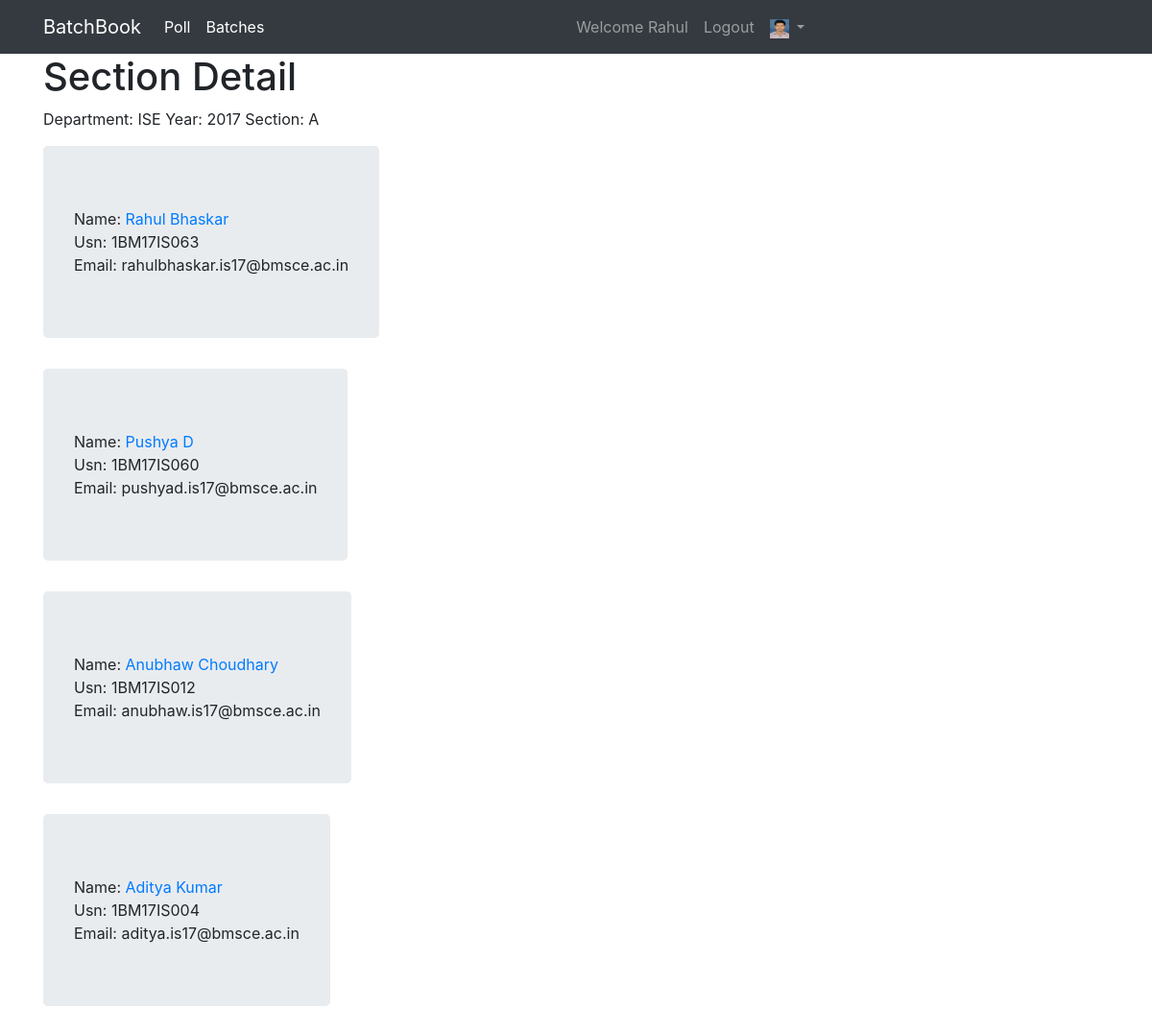
/batch/ISE/2017/A/detail/ (signed in), run on the app's committed database.
### accounts/models.py (models this page shows, shortened)
class Student(AbstractBaseUser, PermissionsMixin):
    INFORMATION_SCIENCE = 'ISE'
    COMPUTER_SCIENCE = 'CSE'
    DEPARTMENT = (
        (INFORMATION_SCIENCE, 'Information Science Engg.'),
        (COMPUTER_SCIENCE, 'Computer Science Engg.'),
    )
    YEAR_CHOICES = [(2015, 2015),(2016,2016),(2017, 2017), (2018, 2018), (2019, 2019), (2020, 2020), (2021, 2021)]
    email = models.EmailField(
        "College Email",
        validators = [email_validator,],
        unique=True
    )
    usn = models.CharField(
        max_length=11,
        unique=True,
        validators=[RegexValidator(
            regex=USN_REGEX,
            message='Please enter valid USN.(must be in capital letter)',
            code='usn_err'
        ),]
    )
    first_name = models.CharField(max_length=30, null=True)
    middle_name = models.CharField(max_length=30, blank=True, null=True)
    last_name = models.CharField(max_length=30, null=True)
    dob = models.DateField("date of birth", null=True)
    department = models.CharField(
        max_length=3,
        choices = DEPARTMENT,
        null = True
    )
    profile_img = models.ImageField(
        upload_to=upload_image_path,
        default='profile_pics/default/default.jpg',
    )
    year = models.IntegerField(
        'Year',
        choices=YEAR_CHOICES,
        help_text="Year which you joined the college.",
        null= True
    )
    batch = models.ForeignKey(BatchModel, related_name='students', on_delete=models.CASCADE, null=True)
    is_active = models.BooleanField(default=True)
    is_staff = models.BooleanField('class representative',default=False)
    is_superuser = models.BooleanField('administrator',default=False)
    objects = StudentManager()
    USERNAME_FIELD = 'email'
    REQUIRED_FIELDS = ['usn']
    class Meta:
        verbose_name='student'
        verbose_name_plural='students'
    def get_full_name(self):
        if self.middle_name != None and self.last_name != None:
            return "{fn} {mn} {ln}".format(
                fn = self.first_name,
                mn = self.middle_name,
                ln = self.last_name
            )
        elif self.last_name != None:
            return "{fn} {ln}".format(
                fn=self.first_name,
                ln=self.last_name
            )
        else:
            return self.get_short_name()

### batch/models.py (models this page shows, shortened)
class BatchModel(models.Model):
    INFORMATION_SCIENCE = 'ISE'
    COMPUTER_SCIENCE = 'CSE'
    DEPARTMENT = (
        (INFORMATION_SCIENCE, 'Information Science Engg.'),
        (COMPUTER_SCIENCE, 'Computer Science Engg.'),
    )
    YEAR_CHOICES = [(2015, 2015), (2016, 2016), (2017, 2017),
                    (2018, 2018), (2019, 2019), (2020, 2020)]
    A_SECTION = "A"
    B_SECTION = "B"
    C_SECTION = "C"
    D_SECTION = "D"
    SECTION = (
        (A_SECTION, "A Section"),
        (B_SECTION, "B Section"),
        (C_SECTION, "C Section"),
        (D_SECTION, "D Section"),
    )
    department = models.CharField(max_length=3, choices=DEPARTMENT)
    year = models.IntegerField(choices=YEAR_CHOICES, help_text="Year of joining college")
    section = models.CharField(max_length = 1, choices=SECTION)
    class Meta:
        verbose_name = "Batch"
        verbose_name_plural = "Batches"
        unique_together = ('department', 'year', 'section')
        ordering = ['department', 'year', 'section']

### batch/views.py (the view)
class BatchDetailView(DetailView):
    model = BatchModel
    context_object_name = 'batch'
    template_name = "batch/batch_detail.html"
    def get_object(self, *args, **kwargs):
        department = self.kwargs.get('department')
        year =  self.kwargs.get('year')
        section = self.kwargs.get('section')
        return self.model.objects.get(
            department__iexact=department,
            year = year,
            section = section
        )

### batch/templates/batch/batch_detail.html (shortened to what this page needs)
{% extends parent_template|default:'batch/base_batch.html' %}
{% block content %}
<h1>Section Detail</h1>
<p>Department: {{batch.department}} Year: {{batch.year}} Section: {{batch.section}}</p>
{% for student in batch.students.all %}
<div class="stu_detail jumbotron" style="width:max-content">
    Name: <a href="{% url 'student:profile_public' student.usn %}">{{student.get_full_name}}</a> <br>
    Usn: {{student.usn}} <br>
    Email: {{student.email}} <br>
</div>
{% endfor %}
{% endblock content %}

### templates/navbar.html (shortened to what this page needs)
<nav class="navbar navbar-expand-lg navbar-dark bg-dark">
    <div class="container">
        <a class="navbar-brand" href="{% url 'index' %}">BatchBook</a>
        <div class="collapse navbar-collapse" id="navbarSupportedContent">
            <ul class="navbar-nav mr-auto">
                <li class="nav-item active">
                    <a class="nav-link" href="{% url 'poll:poll_list' %}">Poll
                    </a>
                </li>
                <li class="nav-item active">
                    <a class="nav-link" href="{% url 'batch:batch_list' %}">Batches
                    </a>
                </li>
            </ul>
            <ul class="navbar-nav mr-auto navbar-right">
                {% if user.is_authenticated %}
                <li class="nav-item">
                    <a href="{% url 'student:profile' %}" class="nav-link">Welcome {{user.first_name}}</a>
                </li>
                <li class="nav-item">
                    <a href="{% url 'student:logout' %}?next={{request.path}}" class="nav-link">Logout</a>
                </li>
                <li class="nav-item dropdown">
                    <a class="nav-link dropdown-toggle" href="#" id="navbarDropdown" role="button" data-toggle="dropdown" aria-haspopup="true"
                        aria-expanded="false">
                        {% if user.is_authenticated %}
                        <img src="{{user.profile_img.url}}" alt="options" width="20" height="20">
                        {% else %}
                        <img src="/media/default/default.jpg" width="20" height="20">
                        {% endif %}
                    </a>
                </li>
                {% endif %}
            </ul>
        </div>
    </div>
</nav>

### data on the page
Student: first_name "Rahul", profile_img (picture), get_full_name "Rahul Bhaskar", usn "1BM17IS063", email "rahulbhaskar.is17@bmsce.ac.in"
BatchModel: department "ISE", year "2017", section "A"
Student: get_full_name "Pushya D", usn "1BM17IS060", email "pushyad.is17@bmsce.ac.in"
Student: get_full_name "Anubhaw Choudhary", usn "1BM17IS012", email "anubhaw.is17@bmsce.ac.in"
Student: get_full_name "Aditya Kumar", usn "1BM17IS004", email "aditya.is17@bmsce.ac.in"
